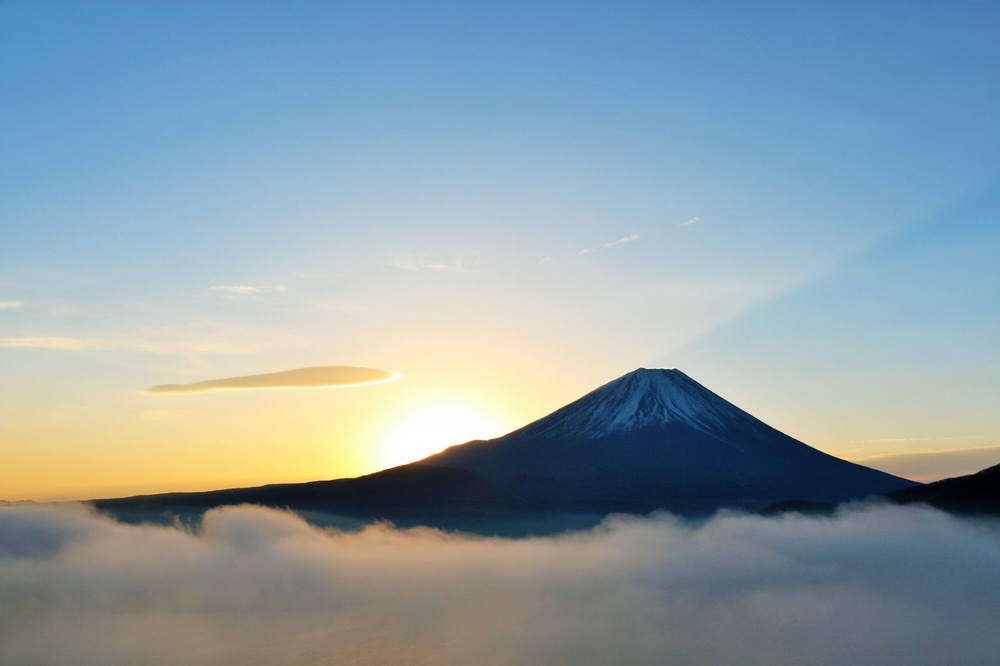
#> input picture report3/photo/p1.jpeg, 1000 x 666 px, shrunk from 1920 x 1279 before the run
$ python contour.py
#> lines starting #> are read from the running program, lines starting #| are printed output that depends on the picture; after the words box and inside, x2 and y2 are one past the last pixel; in counts of white or black regions, pixels touching at a corner belong together
import numpy as np
import cv2

# 画像を読み込む
img_origin = cv2.imread('./../photo/p1.jpeg')
#> img_origin is the input picture: shape (666, 1000, 3); mean B, G, R 166.8, 158.8, 139.7

# 色の反転
img = cv2.bitwise_not(img_origin)
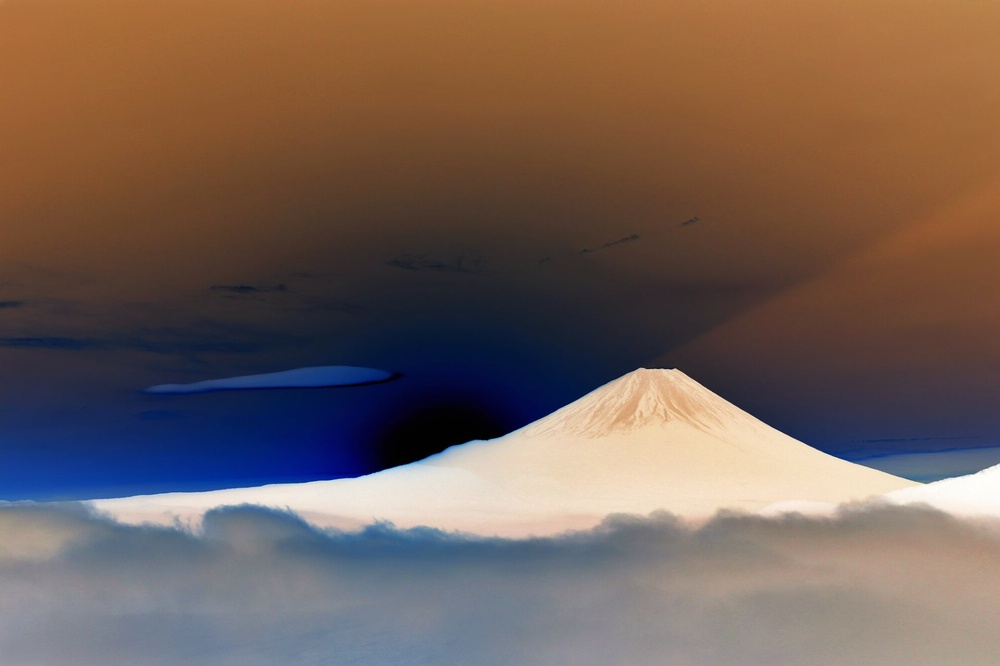
#> img: shape (666, 1000, 3); mean B, G, R 88.2, 96.2, 115.3

# 画像のグレースケール化
gray = cv2.cvtColor(img, cv2.COLOR_BGR2GRAY)
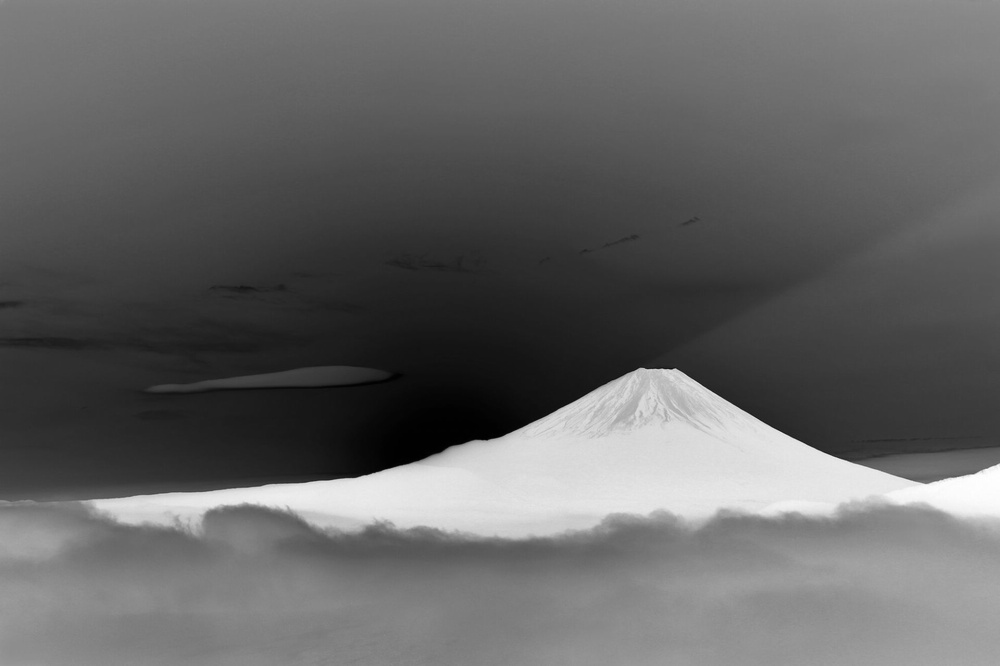
#> gray: shape (666, 1000); min 0, max 255, mean 101

# 画像の白黒2値化
ret, img_binary = cv2.threshold(gray, 150, 255,cv2.THRESH_BINARY)
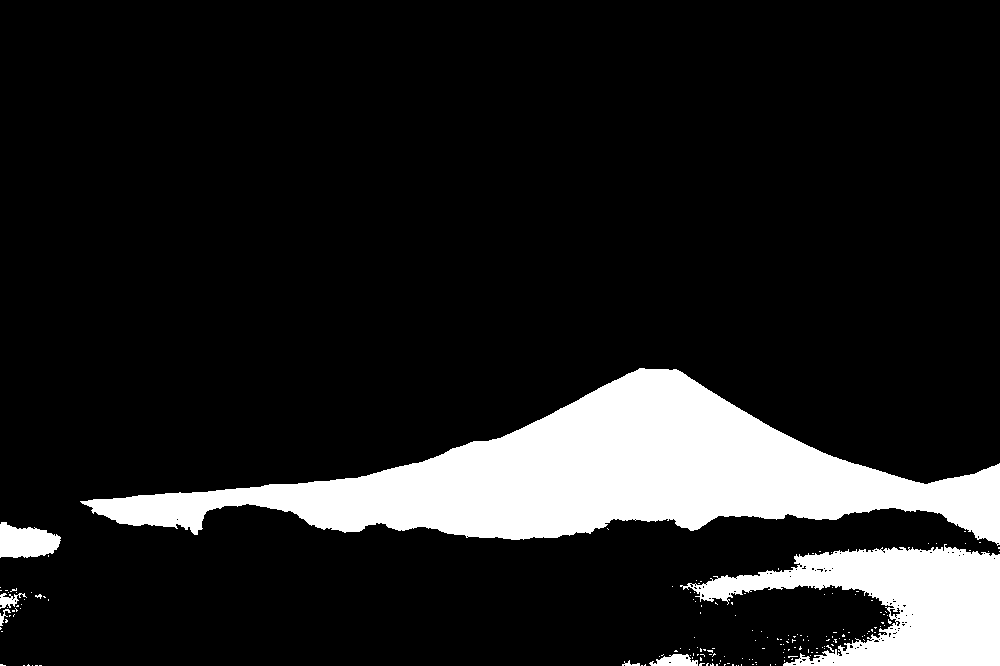
#> img_binary: shape (666, 1000); 13.3% white; 179 white regions (172 under 20 px)

# 輪郭を抽出する
contours, hierarchy = cv2.findContours(img_binary, cv2.RETR_EXTERNAL, cv2.CHAIN_APPROX_NONE)
#> contours = 179 contours, 172 with area under 20; largest, box (x1, y1, x2, y2) and area: (80, 368, 1000, 546) 65202, (680, 544, 1000, 666) 19453, (0, 522, 61, 558) 1526, (649, 654, 698, 666) 346, (0, 593, 27, 609) 143, (0, 609, 11, 626) 32, (622, 660, 640, 666) 26
img_contour = cv2.drawContours(img_origin, contours, -1, (0, 255, 0), 5)
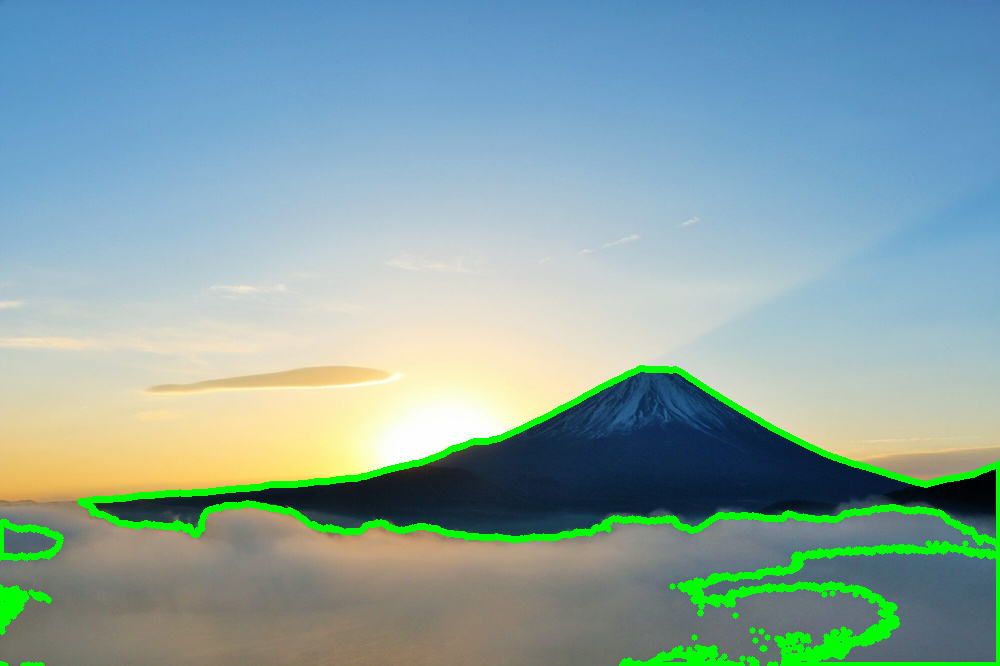
#> img_contour: shape (666, 1000, 3); mean B, G, R 162.6, 164.9, 135.8

# 画像を保存
cv2.imwrite('./../output_images/contour.jpeg', img_contour)

$ run again, with report3/photo/p2.jpeg copied over report3/photo/p1.jpeg
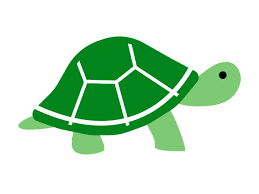
#> input picture report3/photo/p2.jpeg, 259 x 194 px
#> img_origin is the input picture: shape (194, 259, 3); mean B, G, R 203.7, 228.6, 199.6
#> `ret, img_binary = cv2.threshold(gray, 150, 255,cv2.THRESH_BINARY)`:
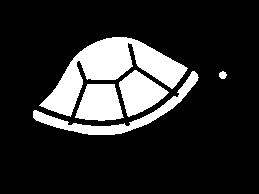
#> img_binary: shape (194, 259); 17.5% white; 5 white regions
#> contours = 5 contours; box (x1, y1, x2, y2) and area: (39, 37, 188, 117) 4186, (33, 71, 199, 135) 1422, (75, 84, 124, 121) 1302, (119, 70, 169, 117) 1284, (219, 71, 227, 79) 37
#> `img_contour = cv2.drawContours(img_origin, contours, -1, (0, 255, 0), 5)`:
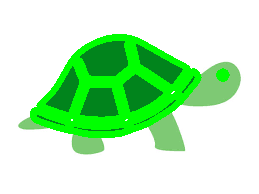
#> img_contour: shape (194, 259, 3); mean B, G, R 188.8, 240.3, 186.9

$ run again, with report3/photo/p4.jpeg copied over report3/photo/p1.jpeg
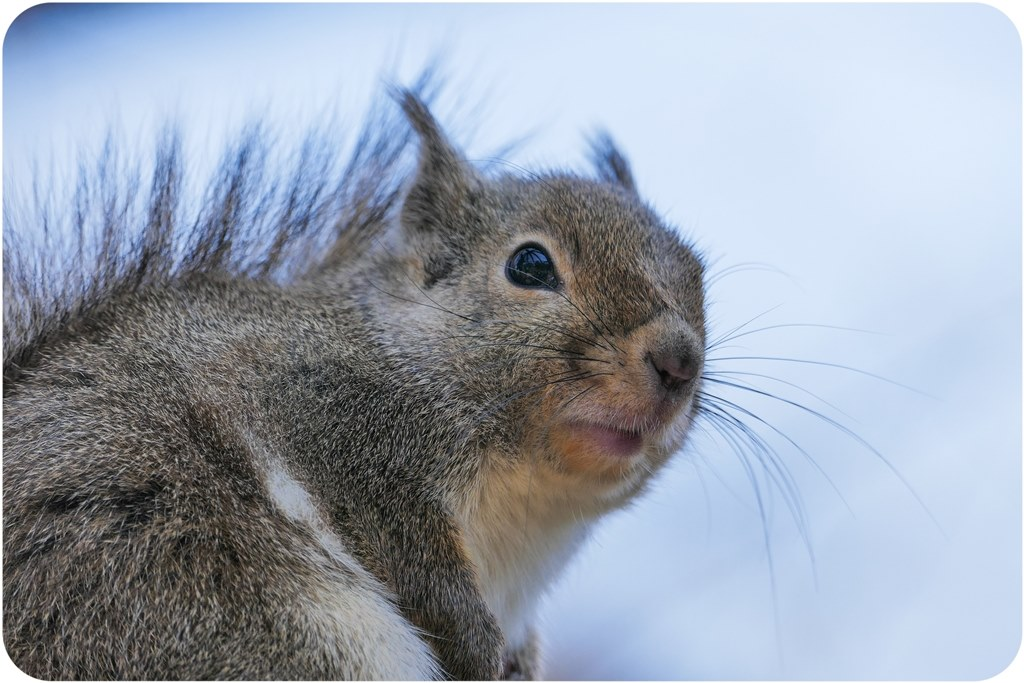
#> input picture report3/photo/p4.jpeg, 1024 x 683 px
#> img_origin is the input picture: shape (683, 1024, 3); mean B, G, R 176.6, 162.9, 153.9
#> `ret, img_binary = cv2.threshold(gray, 150, 255,cv2.THRESH_BINARY)`:
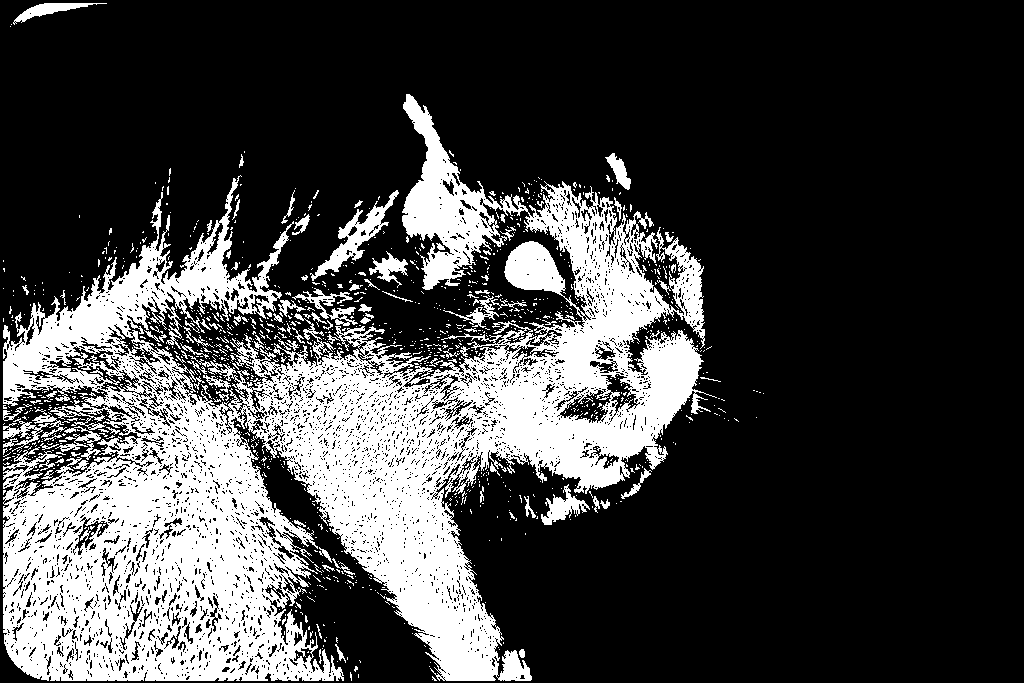
#> img_binary: shape (683, 1024); 26.1% white; 1158 white regions (1053 under 20 px)
#> contours = 1064 contours, 1013 with area under 20; largest, box (x1, y1, x2, y2) and area: (3, 94, 717, 681) 188254, (310, 190, 399, 281) 1628, (541, 484, 590, 525) 658, (13, 3, 107, 25) 536, (292, 288, 358, 326) 526
#> `img_contour = cv2.drawContours(img_origin, contours, -1, (0, 255, 0), 5)`:
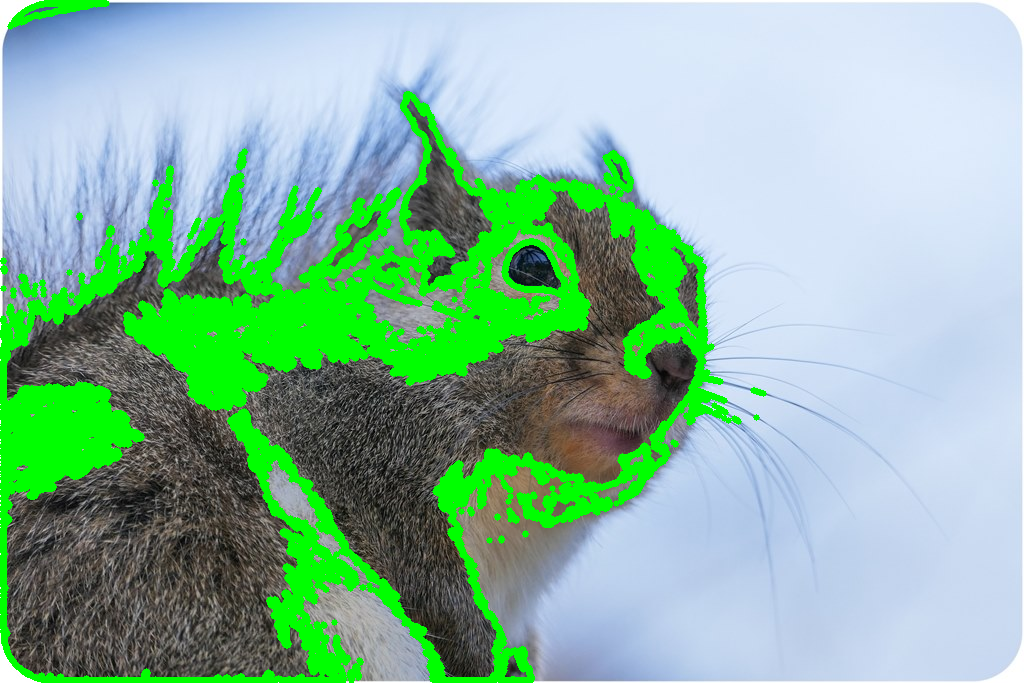
#> img_contour: shape (683, 1024, 3); mean B, G, R 158.9, 185.4, 136.5
